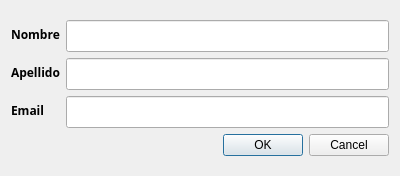
<?xml version="1.0" encoding="UTF-8"?>
<ui version="4.0">
 <class>Dialog</class>
 <widget class="QDialog" name="Dialog">
  <property name="geometry">
   <rect>
    <x>0</x>
    <y>0</y>
    <width>400</width>
    <height>176</height>
   </rect>
  </property>
  <property name="windowTitle">
   <string>TPLaboratorioII</string>
  </property>
  <layout class="QGridLayout" name="gridLayout">
   <item row="0" column="0">
    <layout class="QFormLayout" name="formLayout_2">
     <property name="labelAlignment">
      <set>Qt::AlignLeading|Qt::AlignLeft|Qt::AlignVCenter</set>
     </property>
     <property name="formAlignment">
      <set>Qt::AlignCenter</set>
     </property>
     <item row="0" column="0">
      <widget class="QLabel" name="label">
       <property name="font">
        <font>
         <family>Hack</family>
         <weight>75</weight>
         <bold>true</bold>
        </font>
       </property>
       <property name="text">
        <string>Nombre</string>
       </property>
       <property name="textInteractionFlags">
        <set>Qt::NoTextInteraction</set>
       </property>
      </widget>
     </item>
     <item row="0" column="1">
      <widget class="QLineEdit" name="nombre">
       <property name="font">
        <font>
         <family>Hack</family>
         <pointsize>13</pointsize>
         <weight>75</weight>
         <bold>true</bold>
        </font>
       </property>
       <property name="text">
        <string/>
       </property>
      </widget>
     </item>
     <item row="1" column="0">
      <widget class="QLabel" name="label_2">
       <property name="font">
        <font>
         <family>Hack</family>
         <weight>75</weight>
         <bold>true</bold>
        </font>
       </property>
       <property name="text">
        <string>Apellido</string>
       </property>
       <property name="textInteractionFlags">
        <set>Qt::NoTextInteraction</set>
       </property>
      </widget>
     </item>
     <item row="1" column="1">
      <widget class="QLineEdit" name="apellido">
       <property name="font">
        <font>
         <family>Hack</family>
         <pointsize>13</pointsize>
         <weight>75</weight>
         <bold>true</bold>
        </font>
       </property>
       <property name="text">
        <string/>
       </property>
      </widget>
     </item>
     <item row="2" column="0">
      <widget class="QLabel" name="label_3">
       <property name="font">
        <font>
         <family>Hack</family>
         <weight>75</weight>
         <bold>true</bold>
        </font>
       </property>
       <property name="text">
        <string>Email</string>
       </property>
       <property name="textFormat">
        <enum>Qt::AutoText</enum>
       </property>
       <property name="scaledContents">
        <bool>false</bool>
       </property>
      </widget>
     </item>
     <item row="2" column="1">
      <widget class="QLineEdit" name="email">
       <property name="font">
        <font>
         <family>Hack</family>
         <pointsize>13</pointsize>
         <weight>75</weight>
         <bold>true</bold>
        </font>
       </property>
       <property name="text">
        <string/>
       </property>
      </widget>
     </item>
     <item row="3" column="1">
      <widget class="QDialogButtonBox" name="buttonBox">
       <property name="orientation">
        <enum>Qt::Horizontal</enum>
       </property>
       <property name="standardButtons">
        <set>QDialogButtonBox::Cancel|QDialogButtonBox::Ok</set>
       </property>
       <property name="centerButtons">
        <bool>false</bool>
       </property>
      </widget>
     </item>
    </layout>
   </item>
  </layout>
 </widget>
 <resources/>
 <connections>
  <connection>
   <sender>buttonBox</sender>
   <signal>accepted()</signal>
   <receiver>Dialog</receiver>
   <slot>accept()</slot>
   <hints>
    <hint type="sourcelabel">
     <x>248</x>
     <y>254</y>
    </hint>
    <hint type="destinationlabel">
     <x>157</x>
     <y>274</y>
    </hint>
   </hints>
  </connection>
  <connection>
   <sender>buttonBox</sender>
   <signal>rejected()</signal>
   <receiver>Dialog</receiver>
   <slot>reject()</slot>
   <hints>
    <hint type="sourcelabel">
     <x>316</x>
     <y>260</y>
    </hint>
    <hint type="destinationlabel">
     <x>286</x>
     <y>274</y>
    </hint>
   </hints>
  </connection>
 </connections>
</ui>
